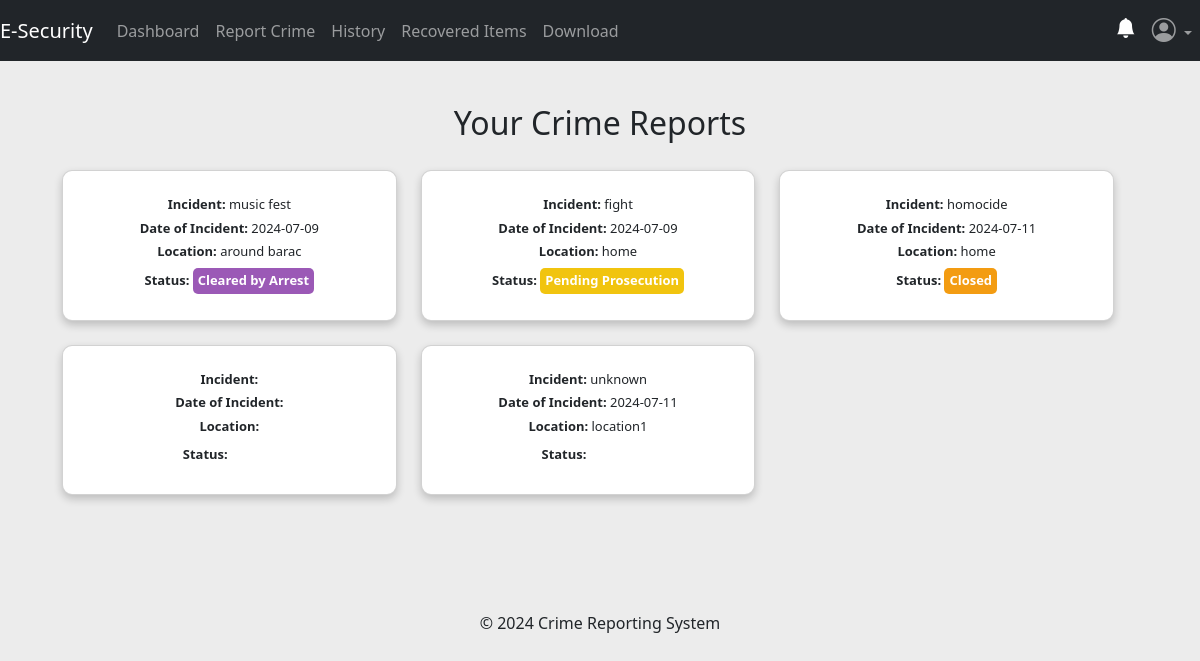
/users/history (signed in), run on the app's committed database.
### app/posts/models.py (models this page shows, shortened)
class Crime(db.Model, UserMixin):
    crime_id = db.Column(db.Integer, primary_key=True)
    date_of_incident = db.Column(db.String(10), nullable=False)
    issued_by = db.Column(db.String(20), nullable=True)
    time_of_incident = db.Column(db.String(10), nullable=False)
    phonenumber = db.Column(db.String(10), nullable=True)
    incident_location = db.Column(db.Text, nullable=False)
    incident_nature = db.Column(db.Text, nullable=False)
    incident_details = db.Column(db.Text, nullable=False)
    suspect_details = db.Column(db.Text, nullable=True)
    arrest_history = db.Column(db.Text, nullable=False)
    suspect_name = db.Column(db.String(10), nullable=True)
    comments = db.Column(db.Text, nullable=True)
    crime_status = db.Column(db.String(10), nullable=True)
    latitude = db.Column(db.Float)
    longitude = db.Column(db.Float)
    crime_file_upload = db.Column(db.Text, nullable=True)
    crime_file_name = db.Column(db.Text, nullable=True)
    crime_mimetype = db.Column(db.Text, nullable=True)
    date_crime_received = db.Column(db.DateTime(timezone=True), default=current_time())
    reporter_id = db.Column(db.Integer, db.ForeignKey('user.id'))

### app/users/routes.py (the view)
@users.route('/users/history')
@login_required
def history():
    try:
        reporter = current_user.id
        crimes = Crime.query.filter_by(reporter_id=reporter).all()
        return render_template('user/history.html', crimes=crimes)
    except Exception:
        flash('Unable to fetch your data. Please try again later.', 'danger')
        return render_template('user/history.html', crimes=[])

### app/__init__.py (called while the page is built)
@login_manager.user_loader
def load_user(user_id):
    return models.User.query.get(user_id)

### app/templates/user/history.html (shortened to what this page needs)
{% extends 'user/base.html' %} {% block title %} History {% endblock %} {% block
content %}
<!DOCTYPE html>
<html lang="en">
  <head>
  </head>
  <body>
    <div class="container mt-4">
      <h2 class="text-center">Your Crime Reports</h2>
      {% if crimes %}
      <div class="row">
        {% for crime in crimes %}
        <div class="col-lg-4 col-md-6 col-sm-12">
          <div
            class="card mb-4 reduced-card-size"
            onclick="crime_details('{{ crime.crime_id }}')"
            style="cursor: pointer"
          >
            <div class="card-body">
              <h5 class="card-text">
                <strong>Incident:</strong> {{ crime.incident_nature }}
              </h5>
              <h5 class="card-text">
                <strong>Date of Incident:</strong> {{ crime.date_of_incident }}
              </h5>
              <h5 class="card-text">
                <strong>Location:</strong> {{ crime.incident_location }}
              </h5>
              <h5 class="card-text">
                <strong>Status:</strong>
                <span
                  class="status {% if crime.crime_status == 'Unsolved' %} status-unsolved {% elif crime.crime_status == 'Recovered' %} status-recovered {% elif crime.crime_status == 'Under Investigation' %} status-under-investigation {% elif crime.crime_status == 'Solved' %} status-solved {% elif crime.crime_status == 'Cleared by Arrest' %} status-cleared-by-arrest {% elif crime.crime_status == 'Cold Case' %} status-cold-case {% elif crime.crime_status == 'Closed' %} status-closed {% elif crime.crime_status == 'Pending Prosecution' %} status-pending-prosecution {% elif crime.crime_status == 'Adjudicated' %} status-adjudicated {% endif %}"
                  >{{ crime.crime_status }}</span
                >
              </h5>
            </div>
          </div>
        </div>
        {% endfor %}
      </div>
      {% endif %}
    </div>
  </body>
</html>
{% endblock %}

### app/static/css/styles.css (style rules this page uses)
html,body { height: 100%; width: 100%; padding-top: 40px; }
.row { display: flex; flex-wrap: wrap; width: 100%; padding: 20px; }
.row:after { content: ""; display: table; clear: both; }
.card { box-shadow: 0 4px 8px 0 rgba(0, 0, 0, 0.2); padding: 16px; text-align: center; background-color: #f1f1f1; }

### app/templates/user/history.html (style rules this page uses)
body { background-color: #ececec; }
.reduced-card-size { padding: 10px; margin-bottom: 10px; font-size: 0.9em; border-radius: 10px; transition: transform 0.3s ease; }
.card-text { font-size: 0.9em; }
.status { font-weight: bold; padding: 5px; border-radius: 5px; color: white; display: inline-block; }
.status-cleared-by-arrest { background-color: #9b59b6; }
.status-closed { background-color: #f39c12; }
.status-pending-prosecution { background-color: #f1c40f; }

### data on the page
Crime: incident_nature "music fest", date_of_incident "2024-07-09", incident_location "around barac", crime_status "Cleared by Arrest"
Crime: incident_nature "fight", date_of_incident "2024-07-09", incident_location "home", crime_status "Pending Prosecution"
Crime: incident_nature "homocide", date_of_incident "2024-07-11", incident_location "home", crime_status "Closed"
Crime: incident_nature "unknown", date_of_incident "2024-07-11", incident_location "location1"
